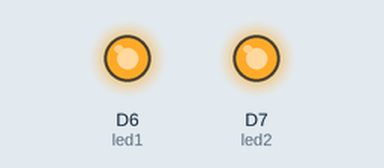
A sketch run on a simulated ESP8266 (NodeMCU). Parts: output pins drawn as LEDs (lit = HIGH).

Above: at 0.2 s.
At 11.8 s:
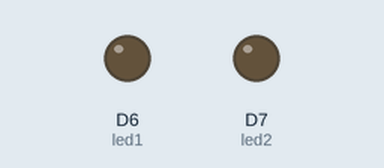
Timing chart, 0 to 14.4 s (numbered marks = the images above):
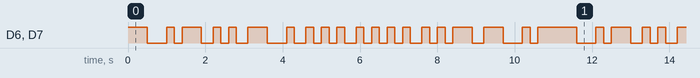

Measured:
- by itself, D6 (led1), D7 (led2): moves between LOW and HIGH, repeating every 11.1 s
- by itself, everything shown: repeats every 11.1 s, in 40 steps

The sketch:

morse.ino
```cpp
// ------------
// Blink an LED
// ------------

/*-------------

We've heavily commented this code for you. If you're a pro, feel free to ignore it.

Comments start with two slashes or are blocked off by a slash and a star.
You can read them, but your device can't.
It's like a secret message just for you.

Every program based on Wiring (programming language used by Arduino, and Particle devices) has two essential parts:
setup - runs once at the beginning of your program
loop - runs continuously over and over

You'll see how we use these in a second.

This program will blink an led on and off every second.
It blinks the D7 LED on your Particle device. If you have an LED wired to D0, it will blink that LED as well.

-------------*/


// First, we're going to make some variables.
// This is our "shorthand" that we'll use throughout the program:

int led1 = D6; // Instead of writing D0 over and over again, we'll write led1
// You'll need to wire an LED to this one to see it blink.

int led2 = D7; // Instead of writing D7 over and over again, we'll write led2
// This one is the little blue LED on your board. On the Photon it is next to D7, and on the Core it is next to the USB jack.

// Having declared these variables, let's move on to the setup function.
// The setup function is a standard part of any microcontroller program.
// It runs only once when the device boots up or is reset.

void setup() {

	// We are going to tell our device that D0 and D7 (which we named led1 and led2 respectively) are going to be output
	// (That means that we will be sending voltage to them, rather than monitoring voltage that comes from them)

	// It's important you do this here, inside the setup() function rather than outside it or in the loop function.

	pinMode(led1, OUTPUT);
	pinMode(led2, OUTPUT);

}

// Next we have the loop function, the other essential part of a microcontroller program.
// This routine gets repeated over and over, as quickly as possible and as many times as possible, after the setup function is called.
// Note: Code that blocks for too long (like more than 5 seconds), can make weird things happen (like dropping the network connection).  The built-in delay function shown below safely interleaves required background activity, so arbitrarily long delays can safely be done if you need them.

void loop() {
	// To blink the LED, first we'll turn it on...
	K();
	delay(300);
	I();
	delay(300);
	N();
	delay(300);
	S();
	delay(300);
	H();
	delay(300);
	U();
	delay(300);
	K();

	// And repeat!
}
 void K()
 {
    digitalWrite(led1, HIGH);
	digitalWrite(led2, HIGH);

	delay(500);

	digitalWrite(led1, LOW);
	digitalWrite(led2, LOW);

	delay(500);

	digitalWrite(led1, HIGH);
	digitalWrite(led2, HIGH);

	delay(200);

	digitalWrite(led1, LOW);
	digitalWrite(led2, LOW);

	delay(200);

	digitalWrite(led1, HIGH);
	digitalWrite(led2, HIGH);

	delay(500);

	digitalWrite(led1, LOW);
	digitalWrite(led2, LOW);

 }

 void I()
 {
    digitalWrite(led1, HIGH);
	digitalWrite(led2, HIGH);

	delay(200);

	digitalWrite(led1, LOW);
	digitalWrite(led2, LOW);

	delay(200);

	digitalWrite(led1, HIGH);
	digitalWrite(led2, HIGH);

	delay(200);

	digitalWrite(led1, LOW);
	digitalWrite(led2, LOW);
 }

 void N()
 {
    digitalWrite(led1, HIGH);
	digitalWrite(led2, HIGH);

	delay(500);

	digitalWrite(led1, LOW);
	digitalWrite(led2, LOW);

	delay(500);

	digitalWrite(led1, HIGH);
	digitalWrite(led2, HIGH);

	delay(200);

	digitalWrite(led1, LOW);
	digitalWrite(led2, LOW);
 }

 void S()
 {
    digitalWrite(led1, HIGH);
	digitalWrite(led2, HIGH);

	delay(200);

	digitalWrite(led1, LOW);
	digitalWrite(led2, LOW);

	delay(200);

	digitalWrite(led1, HIGH);
	digitalWrite(led2, HIGH);

	delay(200);

	digitalWrite(led1, LOW);
	digitalWrite(led2, LOW);

	delay(200);

	digitalWrite(led1, HIGH);
	digitalWrite(led2, HIGH);

	delay(200);

	digitalWrite(led1, LOW);
	digitalWrite(led2, LOW);
 }

 void H()
 {
    digitalWrite(led1, HIGH);
	digitalWrite(led2, HIGH);

	delay(200);

	digitalWrite(led1, LOW);
	digitalWrite(led2, LOW);

	delay(200);

	digitalWrite(led1, HIGH);
	digitalWrite(led2, HIGH);

	delay(200);

	digitalWrite(led1, LOW);
	digitalWrite(led2, LOW);

	delay(200);

	digitalWrite(led1, HIGH);
	digitalWrite(led2, HIGH);

	delay(200);

	digitalWrite(led1, LOW);
	digitalWrite(led2, LOW);

	delay(200);

	digitalWrite(led1, HIGH);
	digitalWrite(led2, HIGH);

	delay(200);

	digitalWrite(led1, LOW);
	digitalWrite(led2, LOW);
 }

 void U()
 {
     digitalWrite(led1, HIGH);
	digitalWrite(led2, HIGH);

	delay(200);

	digitalWrite(led1, LOW);
	digitalWrite(led2, LOW);

	delay(200);

	digitalWrite(led1, HIGH);
	digitalWrite(led2, HIGH);

	delay(200);

	digitalWrite(led1, LOW);
	digitalWrite(led2, LOW);

	delay(200);

	digitalWrite(led1, HIGH);
	digitalWrite(led2, HIGH);

	delay(500);

	digitalWrite(led1, LOW);
	digitalWrite(led2, LOW);
 }
```
